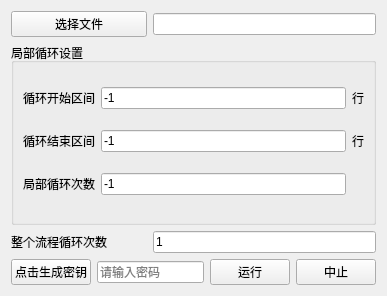
<?xml version="1.0" encoding="UTF-8"?>
<ui version="4.0">
 <class>Form</class>
 <widget class="QWidget" name="Form">
  <property name="geometry">
   <rect>
    <x>0</x>
    <y>0</y>
    <width>387</width>
    <height>296</height>
   </rect>
  </property>
  <property name="windowTitle">
   <string>Form</string>
  </property>
  <layout class="QGridLayout" name="gridLayout">
   <item row="0" column="0" colspan="2">
    <widget class="QPushButton" name="chooseFilePathBtn">
     <property name="text">
      <string>选择文件</string>
     </property>
    </widget>
   </item>
   <item row="0" column="2" colspan="3">
    <widget class="QLineEdit" name="filePathEdit">
     <property name="text">
      <string/>
     </property>
    </widget>
   </item>
   <item row="1" column="0" colspan="5">
    <widget class="QGroupBox" name="groupBox">
     <property name="title">
      <string>局部循环设置</string>
     </property>
     <layout class="QGridLayout" name="gridLayout_2">
      <item row="0" column="0">
       <widget class="QLabel" name="label">
        <property name="text">
         <string>循环开始区间</string>
        </property>
       </widget>
      </item>
      <item row="0" column="1">
       <widget class="QLineEdit" name="partCycleStart">
        <property name="text">
         <string>-1</string>
        </property>
       </widget>
      </item>
      <item row="0" column="2">
       <widget class="QLabel" name="label_2">
        <property name="text">
         <string>行</string>
        </property>
       </widget>
      </item>
      <item row="1" column="0">
       <widget class="QLabel" name="label_3">
        <property name="text">
         <string>循环结束区间</string>
        </property>
       </widget>
      </item>
      <item row="1" column="1">
       <widget class="QLineEdit" name="partCycleEnd">
        <property name="text">
         <string>-1</string>
        </property>
       </widget>
      </item>
      <item row="1" column="2">
       <widget class="QLabel" name="label_4">
        <property name="text">
         <string>行</string>
        </property>
       </widget>
      </item>
      <item row="2" column="0">
       <widget class="QLabel" name="label_6">
        <property name="text">
         <string>局部循环次数</string>
        </property>
       </widget>
      </item>
      <item row="2" column="1">
       <widget class="QLineEdit" name="partCycleTime">
        <property name="text">
         <string>-1</string>
        </property>
       </widget>
      </item>
     </layout>
    </widget>
   </item>
   <item row="2" column="0" colspan="2">
    <widget class="QLabel" name="label_5">
     <property name="text">
      <string>整个流程循环次数</string>
     </property>
    </widget>
   </item>
   <item row="2" column="2" colspan="3">
    <widget class="QLineEdit" name="allCycleTimes">
     <property name="text">
      <string>1</string>
     </property>
    </widget>
   </item>
   <item row="3" column="1" colspan="2">
    <widget class="QLineEdit" name="pwdEdit">
     <property name="text">
      <string/>
     </property>
     <property name="placeholderText">
      <string>请输入密码</string>
     </property>
    </widget>
   </item>
   <item row="3" column="3">
    <widget class="QPushButton" name="runBtn">
     <property name="text">
      <string>运行</string>
     </property>
    </widget>
   </item>
   <item row="3" column="4">
    <widget class="QPushButton" name="stopBtn">
     <property name="text">
      <string>中止</string>
     </property>
    </widget>
   </item>
   <item row="3" column="0">
    <widget class="QPushButton" name="createSeckeyPwdBtn">
     <property name="text">
      <string>点击生成密钥</string>
     </property>
    </widget>
   </item>
  </layout>
 </widget>
 <resources/>
 <connections/>
</ui>
